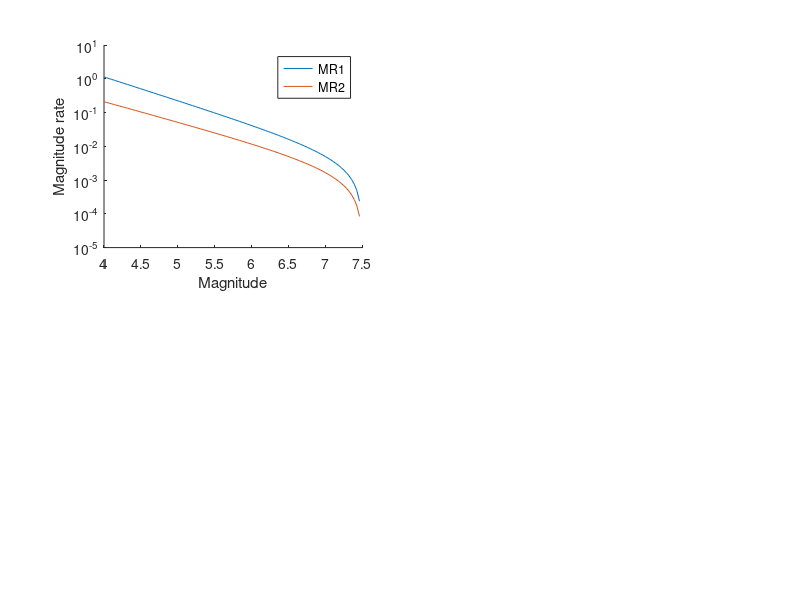

Source code (MATLAB): (Note: this script raises an error after producing the figure.)
%%
clearvars
close all
clc
subplot(2,2,1);
b     = 0.7;
Mmin  = 4.0;
Mmax  = 7.5;
beta  = log(10)*b;
M     = 7;
rateM = 1/200;
ccdf  = (1-exp(-beta*(M-Mmin)))/(1-exp(-beta*(Mmax - Mmin)));
NMmin = rateM/(1-ccdf);
m     = linspace(4,7.5,100);
ccdf  = (1-exp(-beta*(m-Mmin)))/(1-exp(-beta*(Mmax - Mmin)));
rate  = NMmin*(1-ccdf);
plot(m,rate)

b     = 0.6;
Mmin  = 4.0;
Mmax  = 7.5;
beta  = log(10)*b;
M     = 7;
rateM = 1/600;
ccdf  = (1-exp(-beta*(M-Mmin)))/(1-exp(-beta*(Mmax - Mmin)));
NMmin = rateM/(1-ccdf);
m     = linspace(4,7.5,100);
ccdf  = (1-exp(-beta*(m-Mmin)))/(1-exp(-beta*(Mmax - Mmin)));
rate  = NMmin*(1-ccdf);
hold on
plot(m,rate)

box off
set(gca,'yscale','log')
xlabel('Magnitude')
ylabel('Magnitude rate')
L=legend('MR1','MR2');
L.Box='off';
L.Title.String='Scenario';
set(gca,'ytick',10.^[-4:1:0]);
text(3,1,'(a)')

%%
clearvars

PGA=[0.0001	1.13281421840786
0.000162377673918872	1.13050056022367
0.000263665089873036	1.12364553323459
0.00042813323987194	1.10722835718034
0.000695192796177561	1.07462897217556
0.00112883789168469	1.01953226972331
0.00183298071083244	0.93830808464662
0.00297635144163132	0.831716322605608
0.00483293023857175	0.705283298337386
0.00784759970351461	0.56838852448142
0.0127427498570313	0.432665839527475
0.0206913808111479	0.30947232702622
0.0335981828628378	0.206647592721742
0.0545559478116852	0.127283839567906
0.0885866790410082	0.0707517223920346
0.143844988828766	0.0340868468099432
0.233572146909012	0.0133366518050236
0.379269019073225	0.00391753356940266
0.615848211066026	0.000803094361508571
1	0.000107920930467755];

SA1=[1e-05	1.13357985227352
1.83298071083244e-05	1.13354102435725
3.35981828628378e-05	1.13303567914095
6.15848211066027e-05	1.12920934507846
0.000112883789168469	1.11170826764499
0.000206913808111479	1.06086678969449
0.000379269019073225	0.960458547417952
0.000695192796177561	0.813865100904389
0.00127427498570313	0.642939817632106
0.00233572146909012	0.475674498373122
0.0042813323987194	0.333825036480283
0.00784759970351461	0.225648941146927
0.0143844988828766	0.147496880441308
0.0263665089873036	0.092189824378268
0.0483293023857175	0.0540134220136262
0.0885866790410082	0.0288201951375121
0.162377673918872	0.0134570975159214
0.297635144163132	0.0051781550894913
0.545559478116851	0.00149952825573294
1	0.000294692549319883];

CAVdp=[0.1	1.13358114507276
0.172043377848618	1.13357373982302
0.295989238615622	1.1334851631618
0.50922988418272	1.13276211349841
0.876096293762555	1.12868661208438
1.50726565699565	1.11257238108676
2.59315074944747	1.06692006923384
4.46134414205616	0.971661972834535
7.67544715944484	0.820374147701506
13.2050985580947	0.631170649679857
22.7184976075852	0.439270717824348
39.0856706805469	0.277616013331749
67.2443080935996	0.161672594436068
115.68937905516	0.0884288338864996
199.035915538588	0.0459341781171865
342.428112224509	0.022475130383894
589.124890974299	0.0100380716001227
1013.55036217917	0.00388937648304913
1743.74627928994	0.00123070561382644
3000	0.000300118915110701];

CAV=[
0.01	1.13358158015703
0.0158214613571711	1.13358158015697
0.0250318639476458	1.13358158015
0.0396040668145641	1.13358157967557
0.0626594212693448	1.13358155952134
0.0991363612275642	1.13358102001891
0.156848210825246	1.13357180315976
0.248156790651305	1.13346963674229
0.392620307380922	1.13271895332142
0.621182702126789	1.12896062320663
0.98280181174421	1.11568739004888
1.55493608862687	1.08123594663309
2.46013612390808	1.01256914603612
3.89229486177924	0.902943252519546
6.15817927463558	0.75765574304435
9.74313954241786	0.594044651867706
15.415070576789	0.435590715713965
24.3888943448732	0.301505265158517
38.5867949421539	0.199053266860591
61.0499485074372	0.125114467845855
96.5899401167702	0.0733625569852198
152.819400504895	0.0388666253234497
241.782623971424	0.0181840689337272
382.535444199932	0.00745858115492244
605.226974815749	0.00257013149124347
957.557519436493	0.000662491635915036
1514.99592910331	0.000109947891817693
2396.94495485795	1.03277164331496e-05
3792.31719785512	5.02441483578824e-07
6000	1.19721075053248e-08];

ax(1)=subplot(2,2,2);
hold on
plot(PGA(:,1),PGA(:,2))
plot(SA1(:,1),SA1(:,2))
set(gca,'xscale','log','yscale','log','xtick',10.^[-3:1:0],'xlim',[1e-3 1],'ylim',[1e-5 1e1],'fontsize',9)
L=legend('PGA','SA1');L.Box='off';
xlabel('PGA, SA1 (g)')
ylabel('MRE')
text(2e-4,10,'(b)')

ax(2)=subplot(2,2,3);
hold on
plot(CAVdp(:,1)/980.66,CAVdp(:,2)); %CAV   500 m/s
plot(CAV  (:,1)/980.66,CAV  (:,2)); %CAVdp 760 m/s
set(gca,'xscale','log','yscale','log','xtick',10.^[-3:1:0],'xlim',[1e-3 4],'ylim',[1e-5 1e1],'fontsize',9)
L=legend('CAVdp','CAV');L.Box='off';
xlabel('CAVdp,CAV (g\cdots)')
ylabel('MRE')
text(2e-4,10,'(c)')

set(gcf,'position',[   403   122   642   544])
